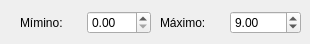
        <widget class="QWidget" name="page_16">
         <widget class="QWidget" name="layoutWidget_37">
          <property name="geometry">
           <rect>
            <x>20</x>
            <y>10</y>
            <width>131</width>
            <height>25</height>
           </rect>
          </property>
          <layout class="QHBoxLayout" name="horizontalLayout_57">
           <item>
            <widget class="QLabel" name="label_74">
             <property name="text">
              <string>Mímino:</string>
             </property>
            </widget>
           </item>
           <item>
            <widget class="QDoubleSpinBox" name="d5unimin">
             <property name="maximum">
              <double>999.990000000000009</double>
             </property>
            </widget>
           </item>
          </layout>
         </widget>
         <widget class="QWidget" name="layoutWidget_38">
          <property name="geometry">
           <rect>
            <x>160</x>
            <y>10</y>
            <width>141</width>
            <height>25</height>
           </rect>
          </property>
          <layout class="QHBoxLayout" name="horizontalLayout_58">
           <item>
            <widget class="QLabel" name="label_75">
             <property name="text">
              <string>Máximo:</string>
             </property>
            </widget>
           </item>
           <item>
            <widget class="QDoubleSpinBox" name="d5unimax">
             <property name="maximum">
              <double>9999.989999999999782</double>
             </property>
             <property name="value">
              <double>9.000000000000000</double>
             </property>
            </widget>
           </item>
          </layout>
         </widget>
        </widget>
